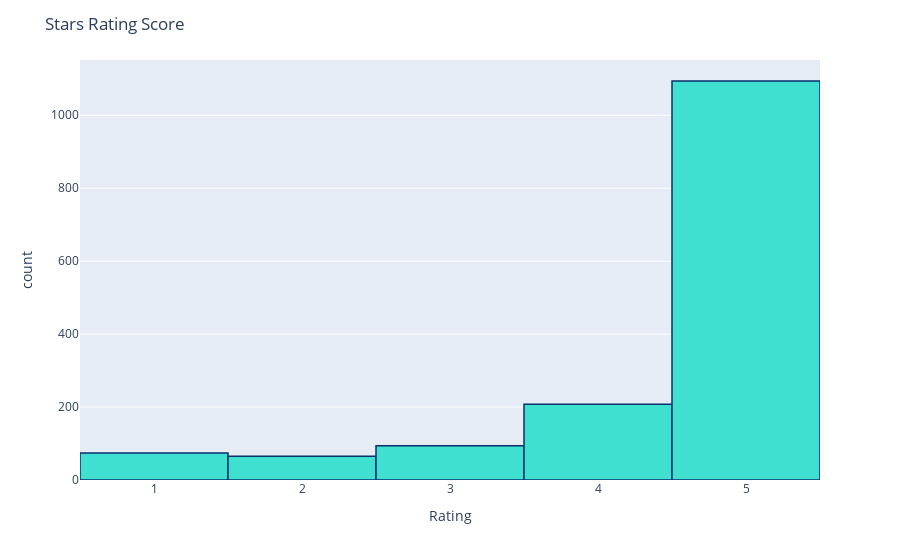

This figure's notebook cell:
### Code cell
#Distribution of Score

import plotly.express as px
fig = px.histogram(df, x="Rating")
fig.update_traces(marker_color="turquoise",marker_line_color='rgb(8,48,107)',
                  marker_line_width=1.5)
fig.update_layout(title_text='Stars Rating Score')
fig.show()

### Figure 1 — Plotly figure (JSON) as saved in the notebook; plotly's stock layout.template omitted (floating-point values rounded to 4 significant figures; data arrays with more than 128 entries replaced by an {"elided": "..."} marker saying what was removed)
{"data": [{"alignmentgroup": "True", "bingroup": "x", "hovertemplate": "Rating=%{x}<br>count=%{y}<extra></extra>", "legendgroup": "", "marker": {"color": "turquoise", "line": {"color": "rgb(8,48,107)", "width": 1.5}, "pattern": {"shape": ""}}, "name": "", "offsetgroup": "", "orientation": "v", "showlegend": false, "type": "histogram", "x": {"elided": "1535 int values"}, "xaxis": "x", "yaxis": "y"}], "layout": {"barmode": "relative", "legend": {"tracegroupgap": 0}, "margin": {"t": 60}, "title": {"text": "Stars Rating Score"}, "xaxis": {"anchor": "y", "domain": [0, 1], "title": {"text": "Rating"}}, "yaxis": {"anchor": "x", "domain": [0, 1], "title": {"text": "count"}}}}
